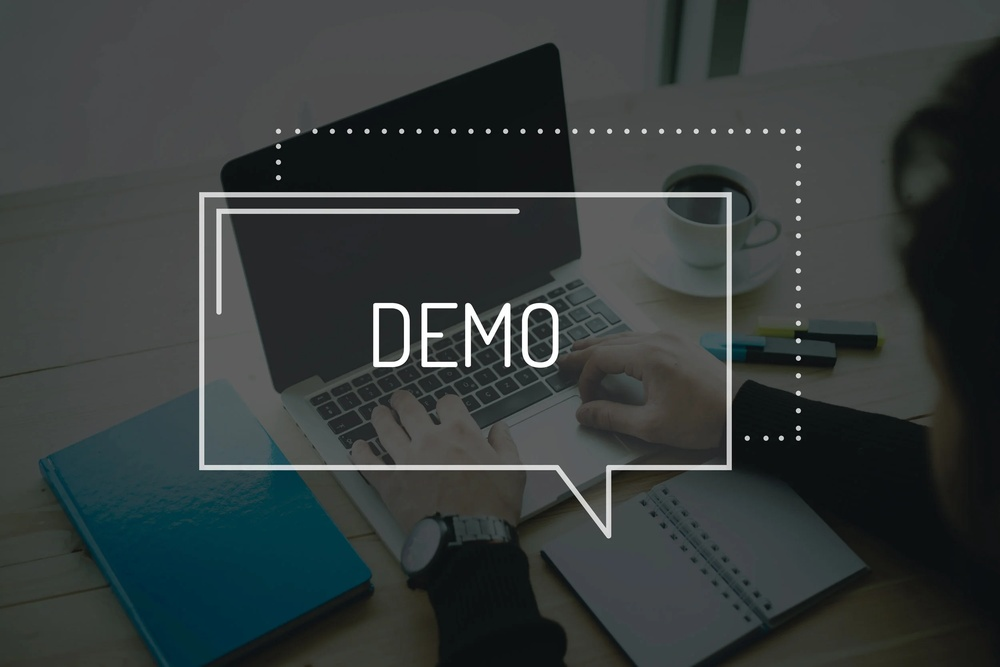
#> input picture Hoc_OpenCV/Chuong_1/messi.jpg, 1000 x 667 px, shrunk from 2500 x 1667 before the run
$ python intro1_save.py
#> lines starting #> are read from the running program, lines starting #| are printed output that depends on the picture
import cv2 as cv

img = cv.imread('messi.jpg')
#> img is the input picture: shape (667, 1000, 3); mean B, G, R 59.6, 59.9, 53.6
cv.imshow('window', img)

# Lưu ảnh gốc dưới định dạng png
cv.imwrite('messi.png', img)

# Chuyển sang ảnh xám và lưu
gray = cv.cvtColor(img, cv.COLOR_BGR2GRAY)
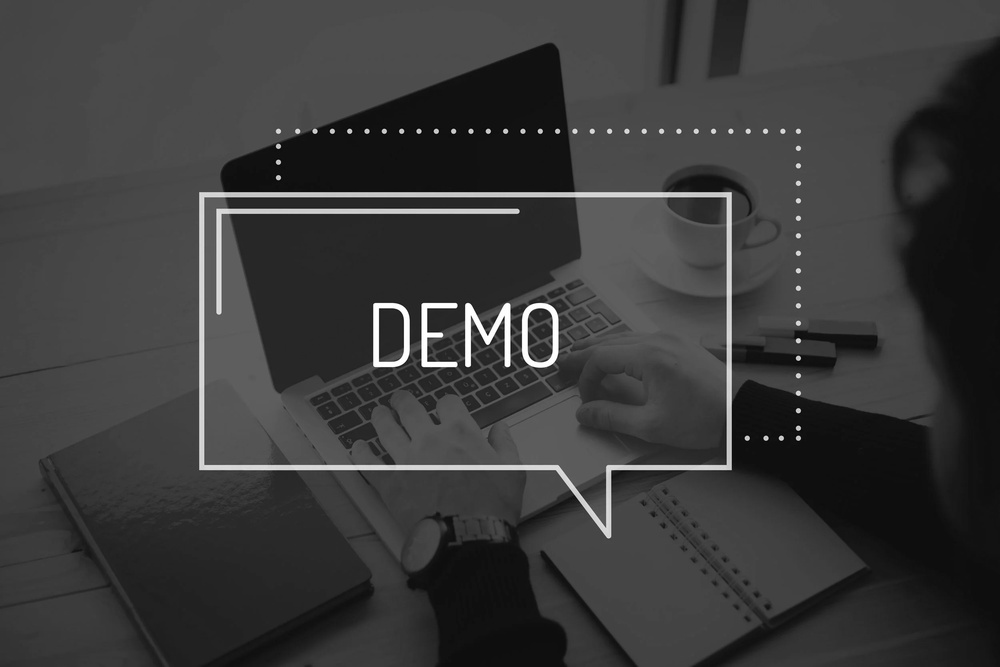
#> gray: shape (667, 1000); min 1, max 255, mean 57.9
cv.imwrite('messi_gray.png', gray)

cv.waitKey(0)
cv.destroyAllWindows()
